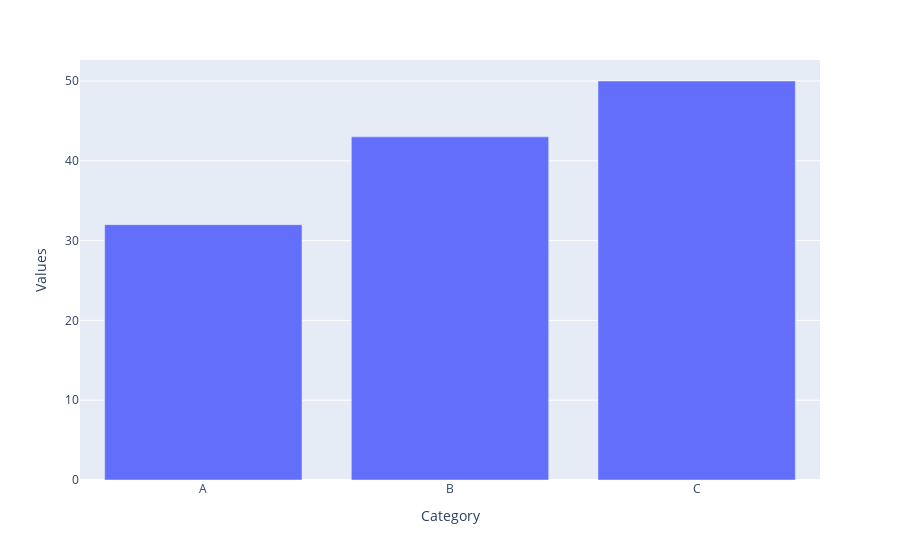

Notebook code for this chart:
### Code cell
fig = px.bar(df2,x='Category',y="Values")
fig.show()

### Figure 1 — Plotly figure (JSON) as saved in the notebook; plotly's stock layout.template omitted (floating-point values rounded to 4 significant figures)
{"data": [{"hovertemplate": "Category=%{x}<br>Values=%{y}<extra></extra>", "legendgroup": "", "marker": {"color": "#636efa", "pattern": {"shape": ""}}, "name": "", "orientation": "v", "showlegend": false, "textposition": "auto", "type": "bar", "x": ["A", "B", "C"], "xaxis": "x", "y": [32, 43, 50], "yaxis": "y"}], "layout": {"barmode": "relative", "legend": {"tracegroupgap": 0}, "margin": {"t": 60}, "xaxis": {"anchor": "y", "domain": [0, 1], "title": {"text": "Category"}}, "yaxis": {"anchor": "x", "domain": [0, 1], "title": {"text": "Values"}}}}
